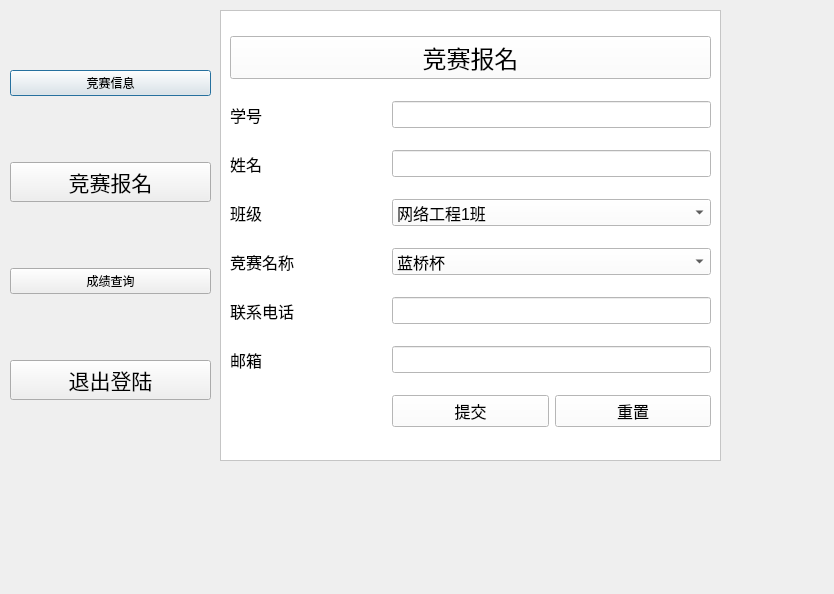
<?xml version="1.0" encoding="UTF-8"?>
<ui version="4.0">
 <class>user_main</class>
 <widget class="QDialog" name="user_main">
  <property name="geometry">
   <rect>
    <x>0</x>
    <y>0</y>
    <width>834</width>
    <height>594</height>
   </rect>
  </property>
  <property name="windowTitle">
   <string>Dialog</string>
  </property>
  <widget class="QWidget" name="verticalLayoutWidget">
   <property name="geometry">
    <rect>
     <x>10</x>
     <y>10</y>
     <width>201</width>
     <height>451</height>
    </rect>
   </property>
   <layout class="QVBoxLayout" name="verticalLayout">
    <item>
     <widget class="QPushButton" name="pushButton_4">
      <property name="styleSheet">
       <string notr="true">font: 16pt &quot;Arial&quot;;</string>
      </property>
      <property name="text">
       <string>竞赛信息</string>
      </property>
     </widget>
    </item>
    <item>
     <widget class="QPushButton" name="pushButton">
      <property name="font">
       <font>
        <family>Arial</family>
        <pointsize>16</pointsize>
       </font>
      </property>
      <property name="text">
       <string>竞赛报名</string>
      </property>
     </widget>
    </item>
    <item>
     <widget class="QPushButton" name="pushButton_5">
      <property name="styleSheet">
       <string notr="true">font: 16pt &quot;Arial&quot;;</string>
      </property>
      <property name="text">
       <string>成绩查询</string>
      </property>
     </widget>
    </item>
    <item>
     <widget class="QPushButton" name="pushButton_2">
      <property name="font">
       <font>
        <family>Arial</family>
        <pointsize>16</pointsize>
       </font>
      </property>
      <property name="text">
       <string>退出登陆</string>
      </property>
     </widget>
    </item>
   </layout>
  </widget>
  <widget class="QFrame" name="frame">
   <property name="geometry">
    <rect>
     <x>220</x>
     <y>10</y>
     <width>501</width>
     <height>451</height>
    </rect>
   </property>
   <property name="font">
    <font>
     <family>Arial</family>
     <pointsize>12</pointsize>
    </font>
   </property>
   <property name="styleSheet">
    <string notr="true">background-color: rgb(255, 255, 255);</string>
   </property>
   <property name="frameShape">
    <enum>QFrame::StyledPanel</enum>
   </property>
   <property name="frameShadow">
    <enum>QFrame::Raised</enum>
   </property>
   <layout class="QGridLayout" name="gridLayout">
    <item row="1" column="0">
     <widget class="QLabel" name="label_8">
      <property name="font">
       <font>
        <family>Arial</family>
        <pointsize>12</pointsize>
       </font>
      </property>
      <property name="text">
       <string>学号</string>
      </property>
     </widget>
    </item>
    <item row="1" column="1" colspan="2">
     <widget class="QLineEdit" name="lineEdit_5">
      <property name="font">
       <font>
        <family>Arial</family>
        <pointsize>12</pointsize>
       </font>
      </property>
     </widget>
    </item>
    <item row="2" column="0">
     <widget class="QLabel" name="label_9">
      <property name="font">
       <font>
        <family>Arial</family>
        <pointsize>12</pointsize>
       </font>
      </property>
      <property name="text">
       <string>姓名</string>
      </property>
     </widget>
    </item>
    <item row="2" column="1" colspan="2">
     <widget class="QLineEdit" name="lineEdit_6">
      <property name="font">
       <font>
        <family>Arial</family>
        <pointsize>12</pointsize>
       </font>
      </property>
     </widget>
    </item>
    <item row="3" column="0">
     <widget class="QLabel" name="label_10">
      <property name="font">
       <font>
        <family>Arial</family>
        <pointsize>12</pointsize>
       </font>
      </property>
      <property name="text">
       <string>班级</string>
      </property>
     </widget>
    </item>
    <item row="3" column="1" colspan="2">
     <widget class="QComboBox" name="comboBox">
      <property name="font">
       <font>
        <family>Arial</family>
        <pointsize>12</pointsize>
       </font>
      </property>
      <item>
       <property name="text">
        <string>网络工程1班</string>
       </property>
      </item>
      <item>
       <property name="text">
        <string>网络工程2班</string>
       </property>
      </item>
      <item>
       <property name="text">
        <string>网络工程3班</string>
       </property>
      </item>
      <item>
       <property name="text">
        <string>物联网1班</string>
       </property>
      </item>
      <item>
       <property name="text">
        <string>物联网2班</string>
       </property>
      </item>
      <item>
       <property name="text">
        <string>计算机科学与技术1班</string>
       </property>
      </item>
      <item>
       <property name="text">
        <string>计算机科学与技术2班</string>
       </property>
      </item>
     </widget>
    </item>
    <item row="4" column="0">
     <widget class="QLabel" name="label_7">
      <property name="font">
       <font>
        <family>Arial</family>
        <pointsize>12</pointsize>
       </font>
      </property>
      <property name="text">
       <string>竞赛名称</string>
      </property>
     </widget>
    </item>
    <item row="4" column="1" colspan="2">
     <widget class="QComboBox" name="comboBox_2">
      <property name="font">
       <font>
        <family>Arial</family>
        <pointsize>12</pointsize>
       </font>
      </property>
      <item>
       <property name="text">
        <string>蓝桥杯</string>
       </property>
      </item>
      <item>
       <property name="text">
        <string>天梯</string>
       </property>
      </item>
      <item>
       <property name="text">
        <string>炒股模拟大赛</string>
       </property>
      </item>
      <item>
       <property name="text">
        <string>大学生工程训练综合能力竞赛</string>
       </property>
      </item>
      <item>
       <property name="text">
        <string/>
       </property>
      </item>
     </widget>
    </item>
    <item row="5" column="0">
     <widget class="QLabel" name="label_11">
      <property name="font">
       <font>
        <family>Arial</family>
        <pointsize>12</pointsize>
       </font>
      </property>
      <property name="text">
       <string>联系电话</string>
      </property>
     </widget>
    </item>
    <item row="5" column="1" colspan="2">
     <widget class="QLineEdit" name="lineEdit_7">
      <property name="font">
       <font>
        <family>Arial</family>
        <pointsize>12</pointsize>
       </font>
      </property>
     </widget>
    </item>
    <item row="6" column="0">
     <widget class="QLabel" name="label_12">
      <property name="font">
       <font>
        <family>Arial</family>
        <pointsize>12</pointsize>
       </font>
      </property>
      <property name="text">
       <string>邮箱</string>
      </property>
     </widget>
    </item>
    <item row="6" column="1" colspan="2">
     <widget class="QLineEdit" name="lineEdit_8">
      <property name="font">
       <font>
        <family>Arial</family>
        <pointsize>12</pointsize>
       </font>
      </property>
     </widget>
    </item>
    <item row="7" column="2">
     <widget class="QPushButton" name="pushButton_8">
      <property name="font">
       <font>
        <family>Arial</family>
        <pointsize>12</pointsize>
       </font>
      </property>
      <property name="text">
       <string>重置</string>
      </property>
     </widget>
    </item>
    <item row="0" column="0" colspan="3">
     <widget class="QPushButton" name="pushButton_6">
      <property name="font">
       <font>
        <family>Arial</family>
        <pointsize>18</pointsize>
       </font>
      </property>
      <property name="text">
       <string>竞赛报名</string>
      </property>
     </widget>
    </item>
    <item row="7" column="1">
     <widget class="QPushButton" name="pushButton_7">
      <property name="font">
       <font>
        <family>Arial</family>
        <pointsize>12</pointsize>
       </font>
      </property>
      <property name="text">
       <string>提交</string>
      </property>
     </widget>
    </item>
   </layout>
  </widget>
 </widget>
 <resources/>
 <connections/>
</ui>
